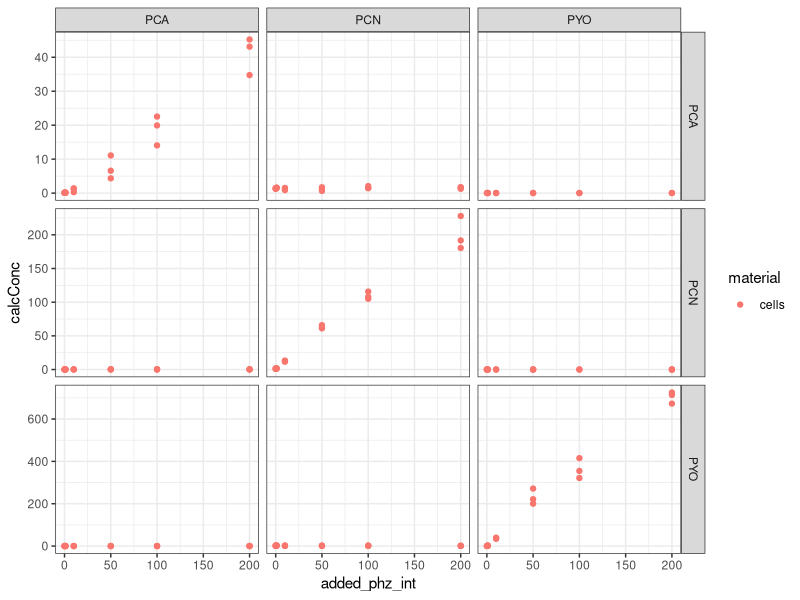
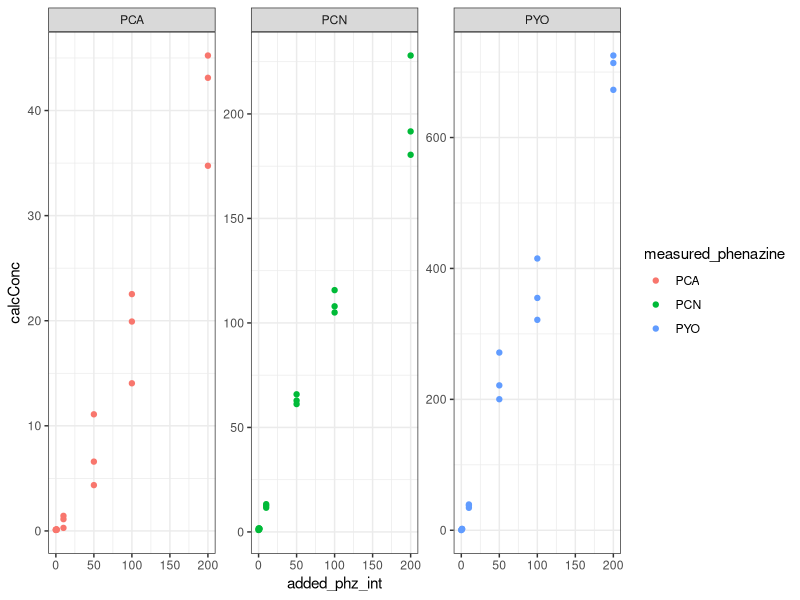
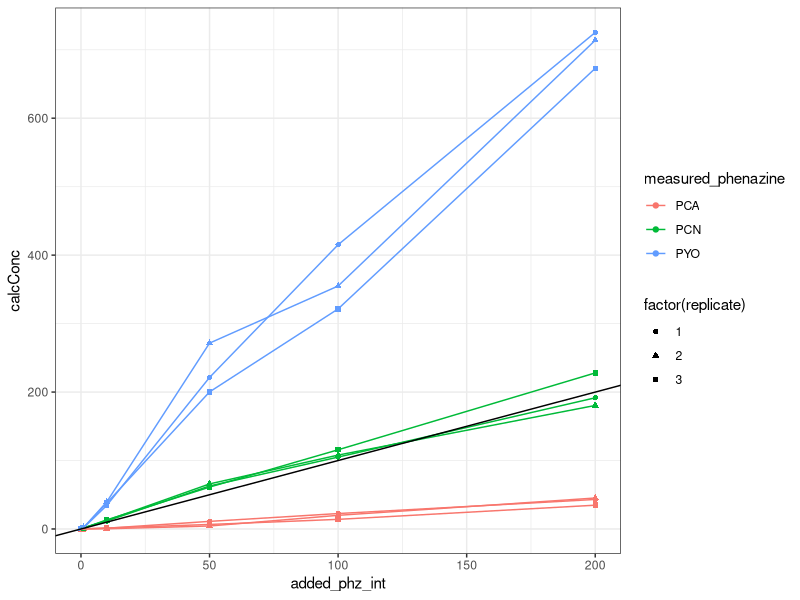
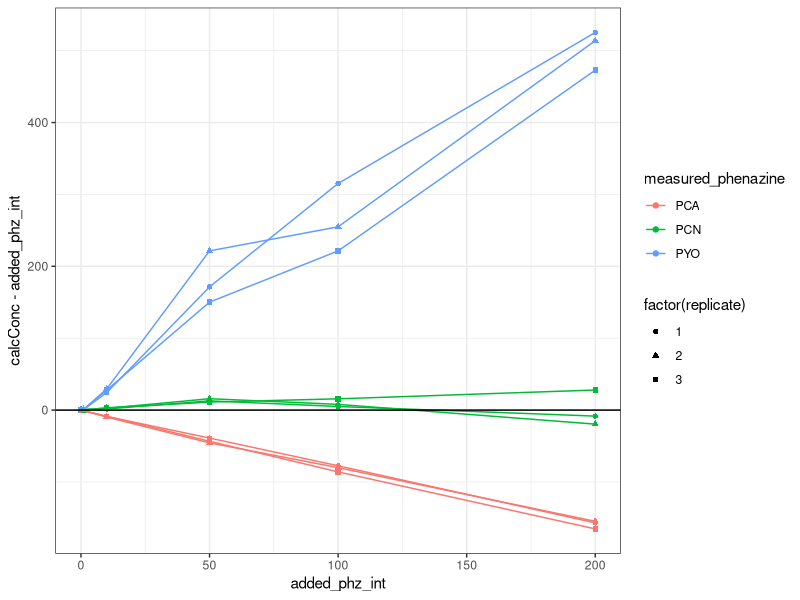
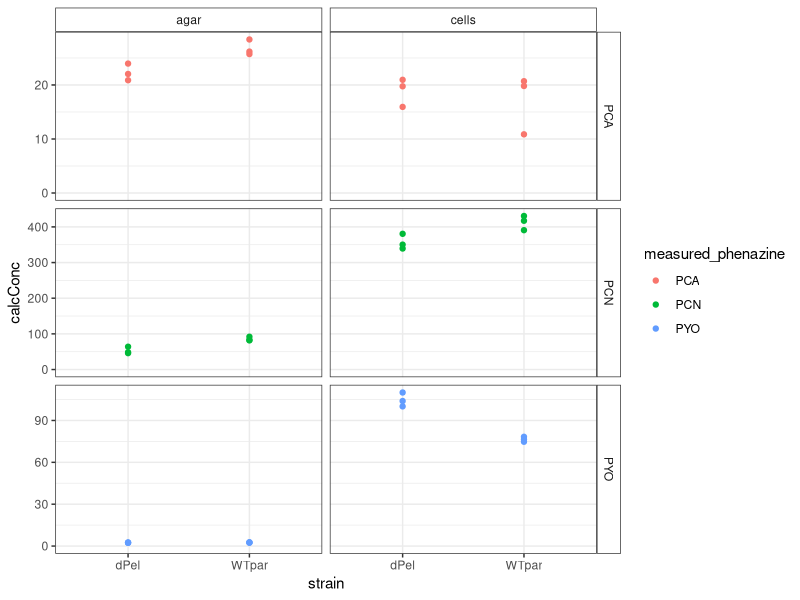
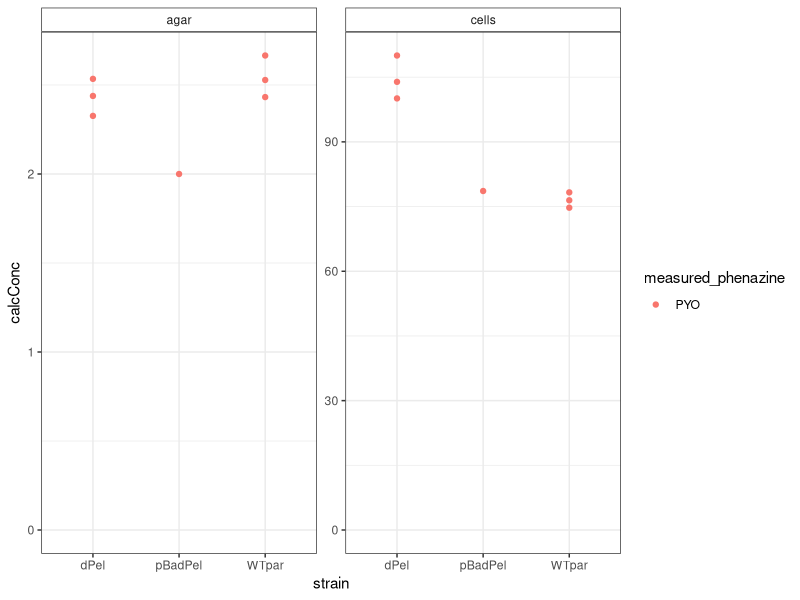
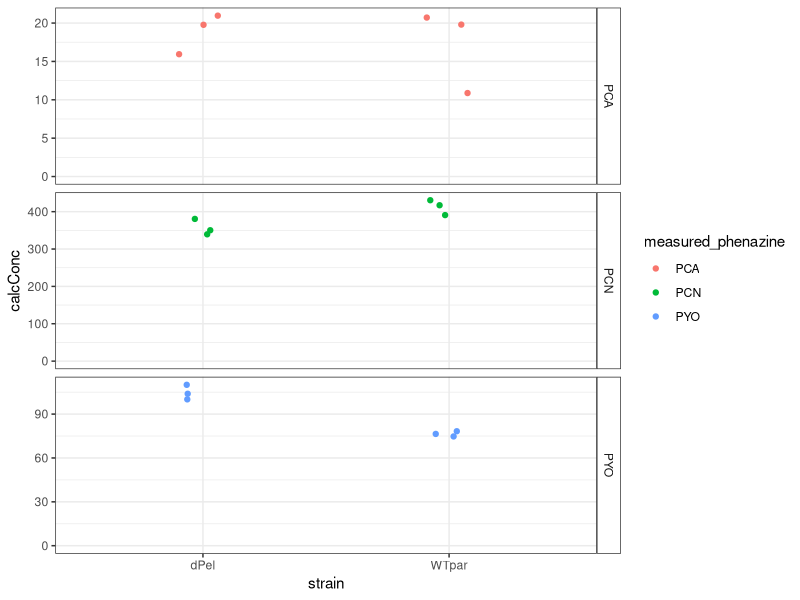
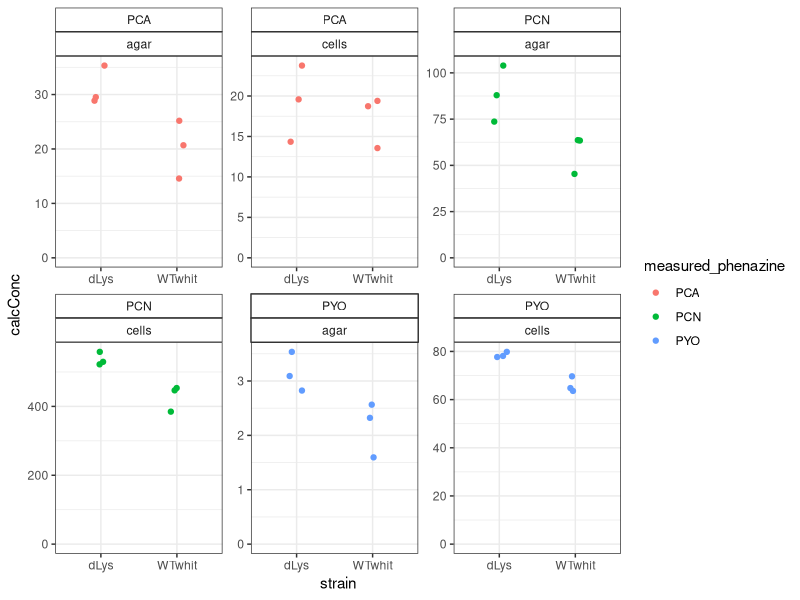

Generate these figures, in order, with R: (Note: this script raises an error after producing the figures.)
## ---- chunk 1
library(tidyverse)
library(cowplot)
library(broom) 
library(modelr) 
library(viridis)

knitr::opts_knit$set(root.dir = '/Users/scottsaunders/git/labwork/HPLC/analysis/')
knitr::opts_chunk$set(tidy.opts=list(width.cutoff=60),tidy=TRUE, echo = TRUE, message=FALSE, warning=FALSE, fig.align="center")

theme_set(theme_bw())
## ---- chunk 2
df <- read_csv('../data/2018_10_30_coloniesHPLCamounts_reprocessed.csv',comment = "#")

head(df)

#Remove blanks and standards and calculate volume corrected concentration
df_amounts <- df %>% 
  filter(strain != 'blank' & strain != 'PHZstd') %>% 
  mutate(calcConc = ifelse(material=='cells',Amount*2*(860 / 60),Amount*2*(8/5)))

write_csv(df_amounts, '../data/2018_10_30_HPLC_concentrations_df.csv')

## ---- chunk 3
df_dPHZstar <- df_amounts %>% 
  filter(strain=='dPHZstar') %>% 
  mutate(added_phz_int=as.integer(str_extract(amount_added,"^[0-9]+")))

head(df_dPHZstar)
## ---- chunk 4
ggplot(df_dPHZstar,aes(x=added_phz_int,y=calcConc,color=material))+
  geom_point()+
  facet_grid(added_phenazine~measured_phenazine,scales='free')

## ---- chunk 5
df_dPHZstar_match <- df_dPHZstar %>% 
  filter(measured_phenazine==added_phenazine)

ggplot(df_dPHZstar_match,aes(x=added_phz_int,y=calcConc,color=measured_phenazine))+
  geom_point()+facet_wrap(~measured_phenazine,scales='free')

ggplot(df_dPHZstar_match,aes(x=added_phz_int,y=calcConc,color=measured_phenazine,shape=factor(replicate)))+
  geom_point()+geom_line()+geom_abline(slope=1)

ggplot(df_dPHZstar_match,aes(x=added_phz_int,y=calcConc-added_phz_int,color=measured_phenazine,shape=factor(replicate)))+
  geom_point()+geom_line()+geom_abline(slope=0)
## ---- chunk 6
df_parsek <- df_amounts %>% 
  filter(strain %in% c('WTpar','dPel','pBadPel'))
         

ggplot(df_parsek %>% filter(strain!='pBadPel'),aes(x=strain,y=calcConc,color=measured_phenazine))+
  geom_point()+
  facet_grid(measured_phenazine~material,scales='free')+ylim(0,NA)+
  theme(strip.background =element_rect(fill="white"))


ggplot(df_parsek %>% filter(measured_phenazine=='PYO'),aes(x=strain,y=calcConc,color=measured_phenazine))+
  geom_point()+
  facet_wrap(~material,scales='free')+ylim(0,NA)+
  theme(strip.background =element_rect(fill="white"))

ggplot(df_parsek %>% filter(strain!='pBadPel') %>% filter(material=='cells'),aes(x=strain,y=calcConc,color=measured_phenazine))+
  geom_jitter(width=0.1)+
  facet_grid(measured_phenazine~.,scales='free')+ylim(0,NA)+
  theme(strip.background =element_rect(fill="white"))
## ---- chunk 7
df_whit <- df_amounts %>% 
  filter(strain %in% c('WTwhit','dLys'))


ggplot(df_whit,aes(x=strain,y=calcConc,color=measured_phenazine))+
  geom_jitter(width=0.1)+
  facet_wrap(measured_phenazine~material,scales='free')+ylim(0,NA)+
  theme(strip.background =element_rect(fill="white"))

ggplot(df_whit2,aes(x=strain,y=calcConc,color=measured_phenazine))+
  geom_jitter(width=0.1)+
  facet_wrap(measured_phenazine~material,scales='free')+ylim(0,NA)+
  theme(strip.background =element_rect(fill="white"))
